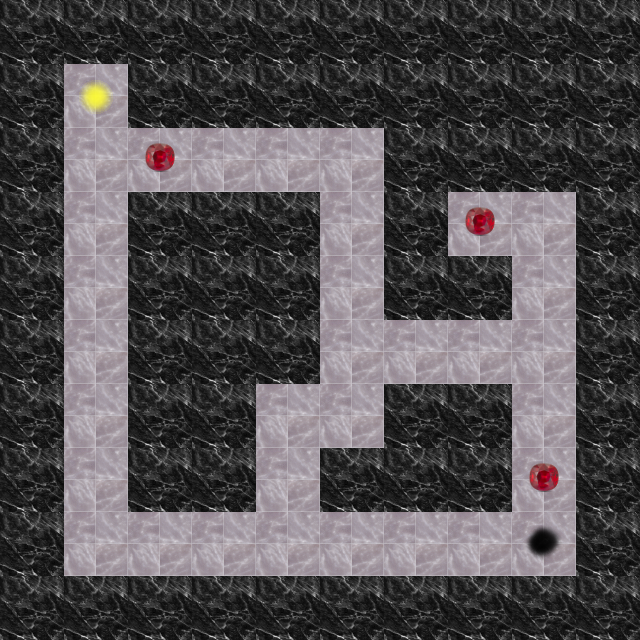

Below is a game level as drawn by its tile map, then a one-line description and the .tmx that defines it (tile-layer data replaced by summaries):
An orthogonal 10x10 tile map with 64x64 px tiles, 2 tile layers (floor, treasures).

<map version="1.0" tiledversion="1.1.4" orientation="orthogonal" renderorder="right-down" width="10" height="10" tilewidth="64" tileheight="64" infinite="0" nextobjectid="1">
 <tileset firstgid="1" name="tiles" tilewidth="64" tileheight="64" tilecount="12" columns="3">
  <image source="../../app/javascript/images/tiles-sprite.png" width="192" height="256" />
 </tileset>
 <layer name="floor" width="10" height="10">
  <data>[100 cells, 100 non-empty, 4 distinct tile ids]</data>
 </layer>
 <layer name="treasures" width="10" height="10">
  <data>[100 cells, 3 non-empty, 1 distinct tile ids]</data>
 </layer>
</map>